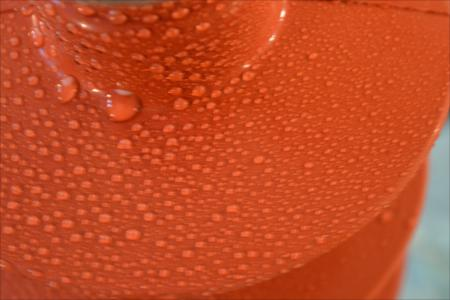
%> input picture test/HC1/HC1_013.JPG, 450 x 300 px; its folder holds only this picture in this run
$ octave untitled.m   (GNU Octave 9; MATLAB toolbox functions it lacks are replaced by stand-ins)
%> lines starting %> are read from the running program, lines starting %| are printed output that depends on the picture
%% 绝缘子憎水性等级分类 - 基于边缘密度特征
clc; clear; close all;

%% 1. 设置路径和参数
datasetPath = fullfile('test'); % 数据集路径
classes = {'HC1', 'HC2', 'HC3', 'HC4', 'HC5', 'HC6', 'HC7'}; % 7个类别
numClasses = length(classes);

% 边缘检测参数
edgeMethod = 'canny'; % 使用Canny边缘检测
edgeThreshold = 0.1; % 边缘检测阈值

% 特征参数
gridSize = 8; % 将图像划分为8x8的网格

%% 2. 数据准备和特征提取
disp('开始特征提取...');

features = []; % 存储所有特征
labels = []; % 存储所有标签

for i = 1:numClasses
    className = classes{i};
    classPath = fullfile(datasetPath, className);
    imageFiles = dir(fullfile(classPath, '*.jpg')); % 获取所有jpg文件

    for j = 1:length(imageFiles)
        % 读取图像
        imgPath = fullfile(classPath, imageFiles(j).name);
        img = imread(imgPath);
%> img is the input picture: size 300x450x3 uint8; mean R, G, B 193.2, 74.7, 38.1

        % 转换为灰度图像
        if size(img, 3) == 3
            grayImg = rgb2gray(img);
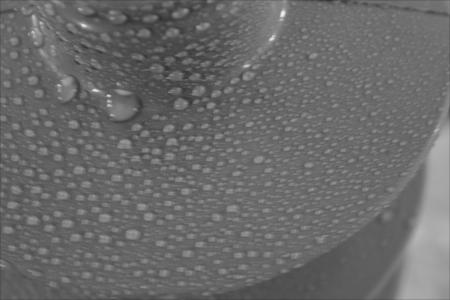
%> grayImg: size 300x450 uint8; min 47, max 243, mean 106
        else
            grayImg = img;
        end

        % 边缘检测
        edgeImg = edge(grayImg, edgeMethod, edgeThreshold);
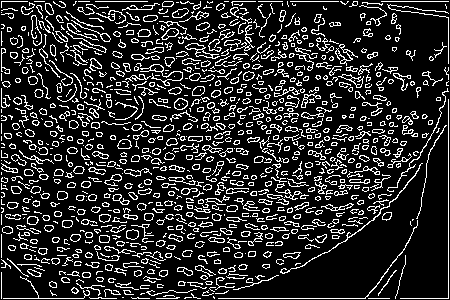
%> edgeImg: size 300x450 logical; 17.3% white in thin lines or dots

        % 计算边缘密度特征
        feature = computeEdgeDensity(edgeImg, gridSize);
%> after the loop in computeEdgeDensity, `for i = 1:gridSize`: feature = 64 values, max 0.235 at index 12, min 0.027 at index 64, mean 0.172

        % 存储特征和标签
        features = [features; feature];
%> features has the same summary as feature in computeEdgeDensity
        labels = [labels; i]; % 使用数字表示类别

        % 显示进度
        fprintf('处理: %s, 进度: %d/%d\n', className, j, length(imageFiles));
    end
end
%> pass 2 of the loop `for i = 1:numClasses`:
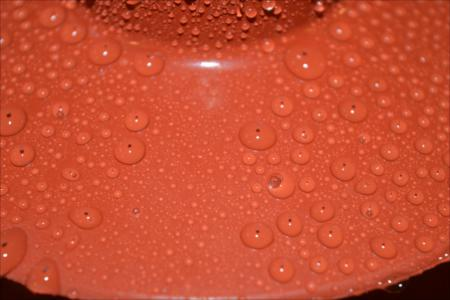
%> input picture test/HC2/HC2_026.JPG, 450 x 300 px
%> img is the input picture: size 300x450x3 uint8; mean R, G, B 199.7, 77, 49.5
%> `grayImg = rgb2gray(img);`:
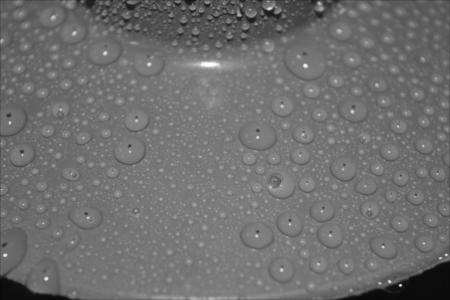
%> grayImg: size 300x450 uint8; min 2, max 255, mean 110.5
%> `edgeImg = edge(grayImg, edgeMethod, edgeThreshold);`:
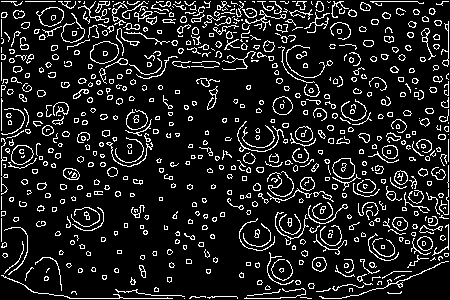
%> edgeImg: size 300x450 logical; 12.6% white in thin lines or dots
%> `feature = computeEdgeDensity(edgeImg, gridSize);`: feature = 64 values, max 0.233 at index 3, min 0.0405 at index 60, mean 0.124
%> features = 64 columns, first 8: [0.19 0.208 0.204 0.183 0.184 0.141 0.118 0.109; 0.152 0.196 0.233 0.213 0.22 0.192 0.135 0.12]

disp('特征提取完成!');

%% 3. 数据标准化
features = zscore(features); % Z-score标准化

%% 4. 数据集划分
rng(1); % 设置随机种子保证可重复性
cv = cvpartition(labels, 'HoldOut', 0.3); % 70%训练，30%测试

%> the run ends on the next line
trainFeatures = features(cv.training,:);
% [26 lines not run here, left out]
function feature = computeEdgeDensity(edgeImg, gridSize)
    [rows, cols] = size(edgeImg);

    % 计算每个网格的大小
    gridHeight = floor(rows / gridSize);
    gridWidth = floor(cols / gridSize);

    feature = [];

    % 遍历每个网格
    for i = 1:gridSize
        for j = 1:gridSize
            % 计算当前网格的边界
            rowStart = (i-1)*gridHeight + 1;
            rowEnd = min(i*gridHeight, rows);
            colStart = (j-1)*gridWidth + 1;
            colEnd = min(j*gridWidth, cols);

            % 提取当前网格
            grid = edgeImg(rowStart:rowEnd, colStart:colEnd);

            % 计算边缘密度(边缘像素比例)
            density = sum(grid(:)) / numel(grid);

            % 添加到特征向量
            feature = [feature, density];
        end
    end
end
